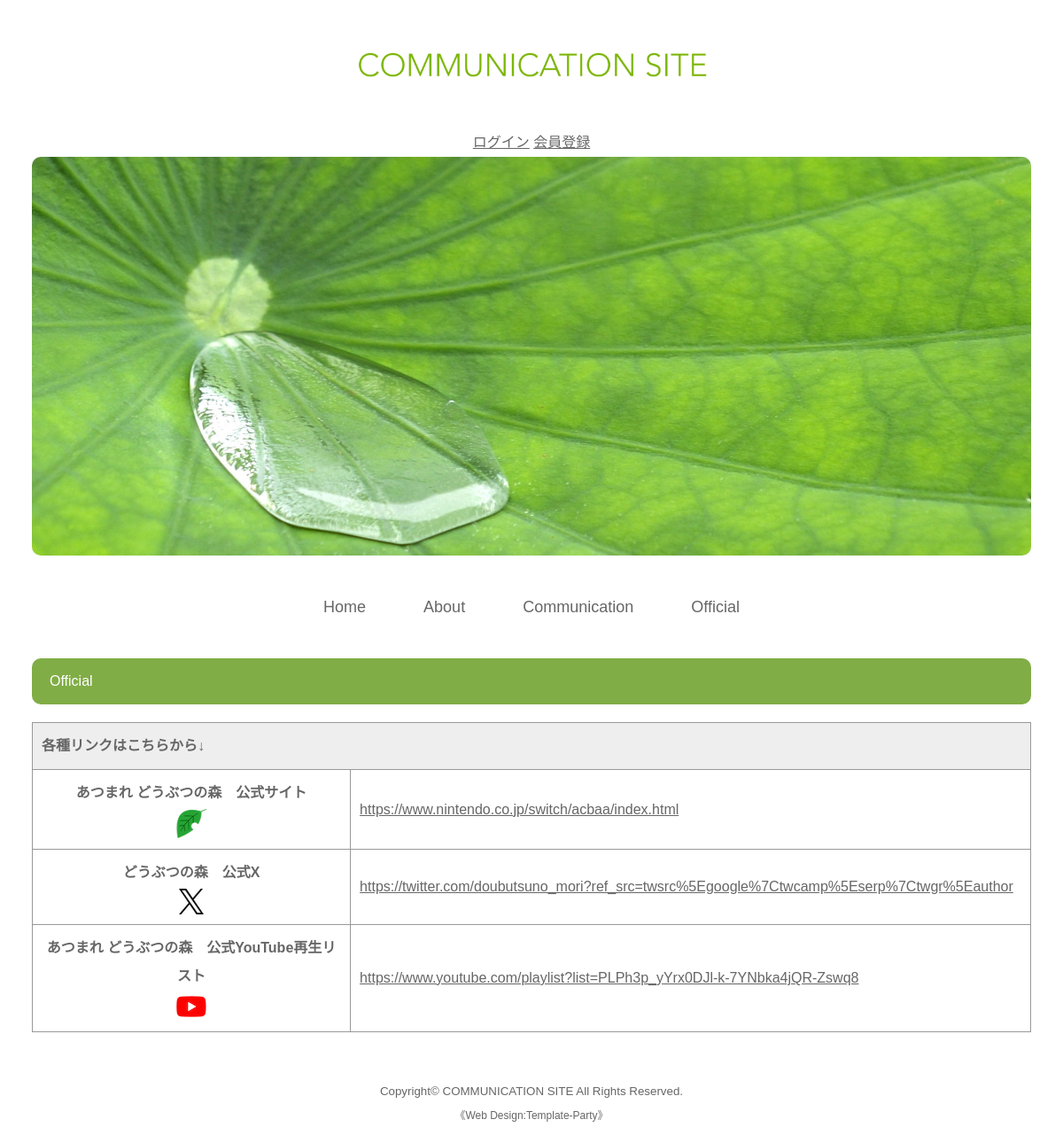
/official/, run on the app's committed database.
### ac/models.py (models this page shows)
class Link(models.Model):
    title = models.CharField(max_length=30)
    image = models.ImageField(upload_to='media/')
    text = models.TextField(max_length=300)

### ac/views.py (the view)
# urls.py: path('official/', views.ListOfficialView.as_view(), name='official'),
class ListOfficialView(ListView):
    template_name = 'ac/official.html'
    model = Link

### ac/templates/ac/official.html (shortened to what this page needs)
{% extends 'base.html' %}
{% load static %}
{% block content %}
<div id="contents">
<section>
<h2>Official</h2>
<table class="ta1">
<caption>各種リンクはこちらから↓</caption>
{% for item in object_list %}
<tr>
<th>{{ item.title }}<br>
<img src="{{ item.image.url }}"></th>
<td><a href="{{ item.text }}">{{ item.text }}</a></td>
</tr>
{% endfor %}
</table>
</section>
</div>
{% endblock content %}

### ac/static/ac/css/style.css (style rules this page uses)
body { margin: 0px; padding: 0px; -webkit-text-size-adjust: none; color: #666; font-family: "ヒラギノ角ゴ Pro W3", "Hiragino Kaku Gothic Pro", "メイリオ", Meiryo, Osaka, "ＭＳ Ｐゴシック", "MS PGothic", sans-serif; font-size: 16px; line-height: 2; background: #fff; }
h1,h2,h3,h4,h5,p,ul,ol,li,dl,dt,dd,form,figure,form,select,input,textarea { margin: 0px;padding: 0px;font-size: 100%;font-weight: normal; }
img { border: none;max-width: 100%;height: auto;vertical-align: middle; }
table { border-collapse:collapse;font-size: 100%;border-spacing: 0; }
a { color: #666; transition: 0.3s; }
#contents h2 { clear: both; margin-bottom: 20px; color: #fff; padding: 10px 20px; background: #80ad45; border-radius: 10px; }
.ta1 caption { border: 1px solid #999; border-bottom: none; text-align: left; background: #eee; font-weight: bold; padding: 10px; }
.ta1 { table-layout: fixed; width: 100%; margin: 0 auto 20px; }
.ta1, .ta1 td, .ta1 th { word-break: break-all; border: 1px solid #999; padding: 10px; }
.ta1 th { text-align: center; width: 30%; }

### data on the page
Link: title "あつまれ どうぶつの森 公式サイト", image (picture), text "https://www.nintendo.co.jp/switch/acbaa/index.html"
Link: title "どうぶつの森 公式X", image (picture), text "https://twitter.com/doubutsuno_mori?ref_src=twsrc%5Egoogle%7Ctwcamp%5Eserp%7Ctwgr%5Eauthor"
Link: title "あつまれ どうぶつの森 公式YouTube再生リスト", image (picture), text "https://www.youtube.com/playlist?list=PLPh3p_yYrx0DJl-k-7YNbka4jQR-Zswq8"
